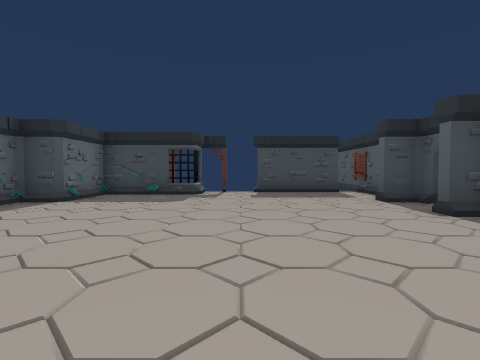
view 1 (above)

17 first-person views from a walk through a Godot game level. The camera is 1.5 m above the floor, tilts 2° down and sees 85° across. The floor is counted in squares, 2 m on a side. Each view is taken from the middle of a square. On the plan, view 1 faces up. The plan holds only what a view shows up to about 9 squares ahead; the rest is blank. The place goes on beyond the plan.

view 2
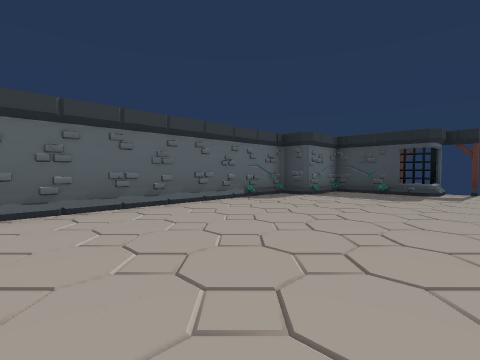

view 3
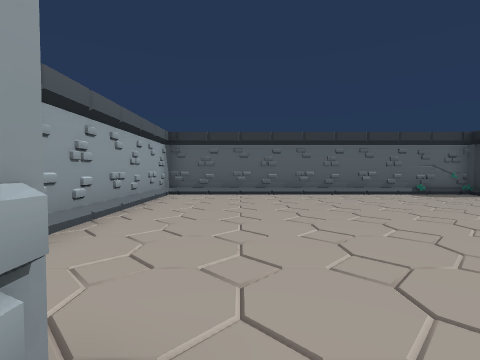

view 4
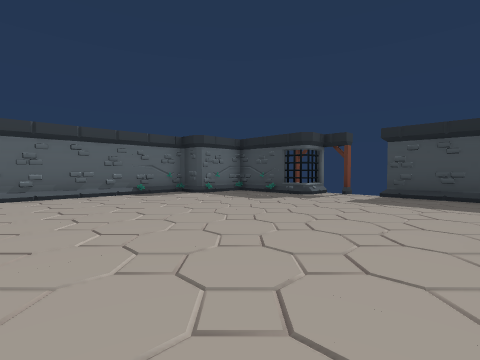

view 5
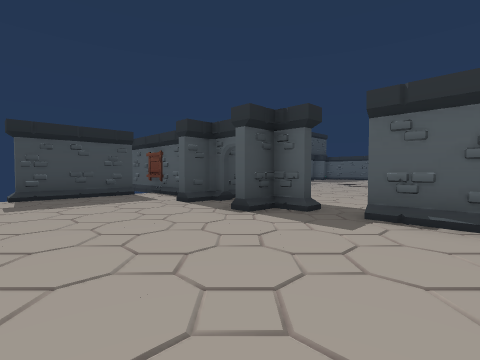

view 6
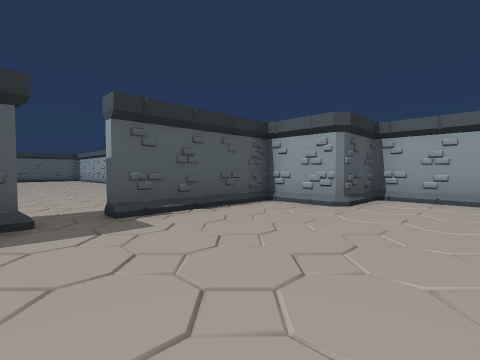

view 7
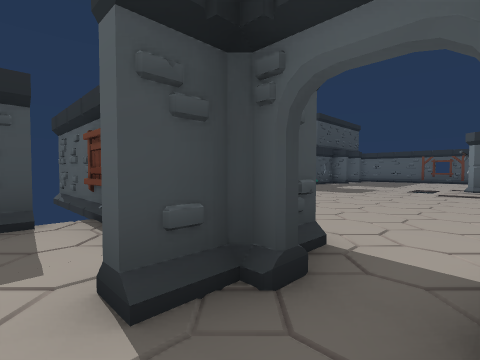

view 8
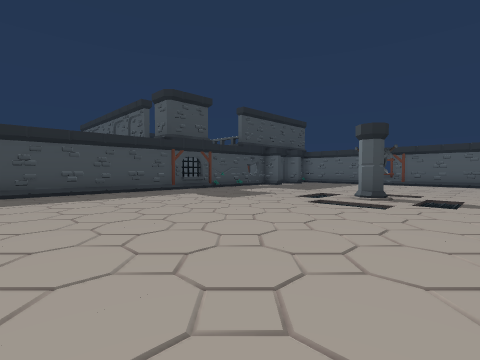

view 9
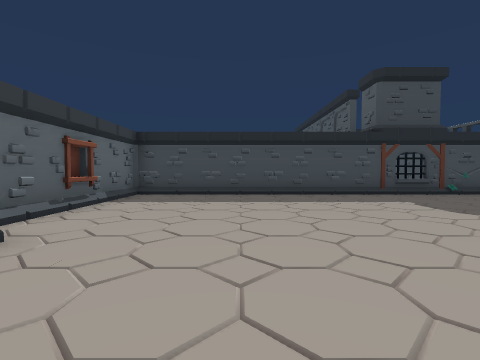

view 10
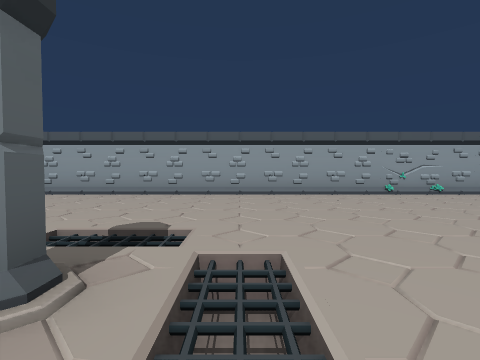

view 11
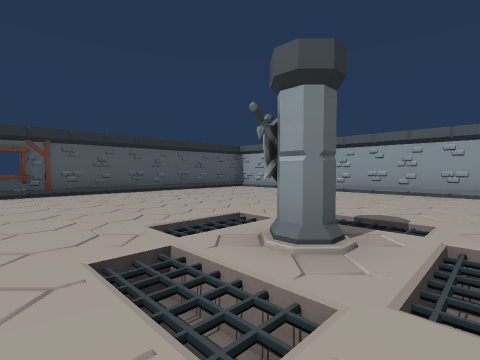

view 12
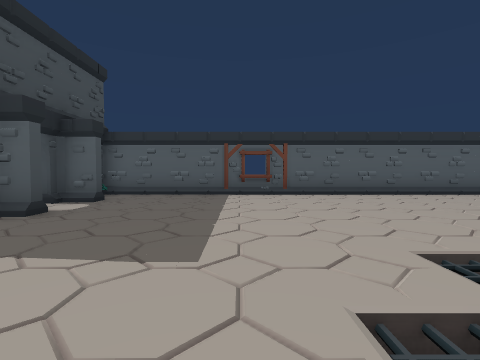

view 13
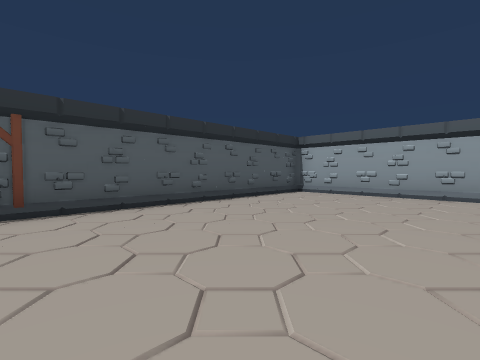

view 14
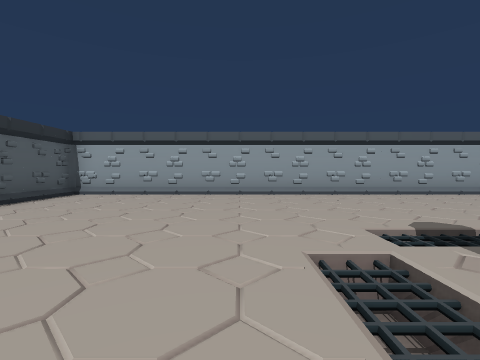

view 15
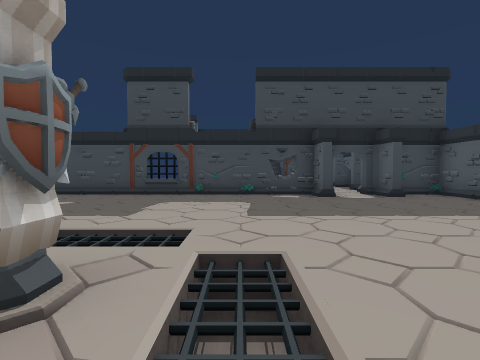

view 16
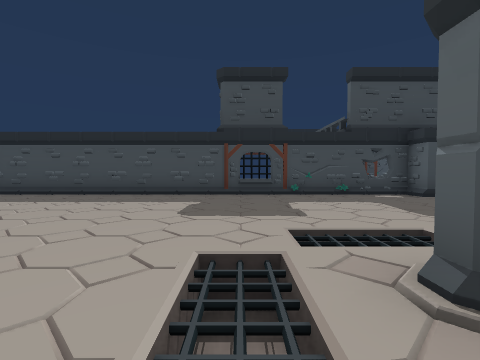

view 17
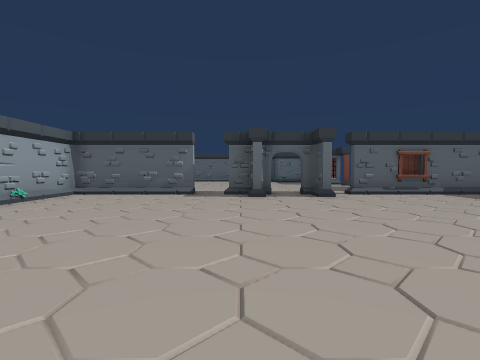

### Floor plan
Ten units are one square. View 1 is at (0, 0); x grows to the right and y downward. Boxes are objects, and circles mark ways between rooms. Rooms are numbered by the first view taken in them; rooms with no view inside come last. Other rooms are left out.
<svg viewBox="-60 -130 289 169">
<path fill="none" stroke="#000" d="M-53 -61 -55 -55M-55 -60 -53 -52M44 -35 44 -44 35 -44 35 -48M-26 -83 -36 -85M45 -61 43 -64M-15 -95 -15 -84 -44 -84 -44 -64 -54 -64 -54 34 24 34 24 14 44 14 44 -25M44 -80 44 -125M36 -94 6 -94M55 -64 47 -64 45 -61M159 -122 146 -125M158 -124 147 -122M48 -60 42 -60M46 -44 46 -36M72 13 82 15M46 -25 46 14 224 14 224 -124 211 -124M184 -124 46 -124 46 -76M48 -98 47 -98 43 -95M204 -114 204 -122 201 -125M44 -98 44 -92"/>
<rect x="145" y="-65" width="10" height="20" fill="#bbb"><title>pillar</title></rect>
<circle cx="40" cy="-30" r="3" fill="#2a7"/>
<circle cx="40" cy="-50" r="3" fill="#2a7"/>
<circle cx="40" cy="-70" r="3" fill="#2a7"/>
<text x="-10" y="-30">1</text>
<text x="130" y="-50">2</text>
</svg>
Room 1 opens to room 2.

Where each view was taken, in squares from view 1:
view 1: 0 up, 0 right, facing up
view 2: 1 down, 0 right, facing up-left
view 3: 1 down, 3 right, facing left
view 4: 1 up, 3 right, facing up-left
view 5: 1 up, 0 right, facing up-right
view 6: 4 up, 0 right, facing down-right
view 7: 5 up, 3 right, facing up-right
view 8: 3 up, 7 right, facing up-right
view 9: 4 up, 8 right, facing up
view 10: 7 up, 13 right, facing down
view 11: 8 up, 13 right, facing down-right
view 12: 8 up, 14 right, facing right
view 13: 7 up, 17 right, facing down-right
view 14: 7 up, 17 right, facing down
view 15: 4 up, 16 right, facing up
view 16: 4 up, 13 right, facing up
view 17: 4 up, 13 right, facing left
